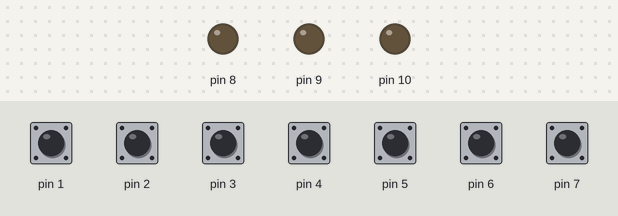
The sketch below on a simulated Arduino Uno, built with avr-gcc and run on an emulated ATmega328P. On the bench: output pins drawn as LEDs (lit = HIGH). The test bench sets the inputs (shaded band); at power-on: pin 1–7 HIGH.

Above: at 1.2 s.
1.3 s: pin 1 pulled LOW for 0.15 s
At 1.37 s:
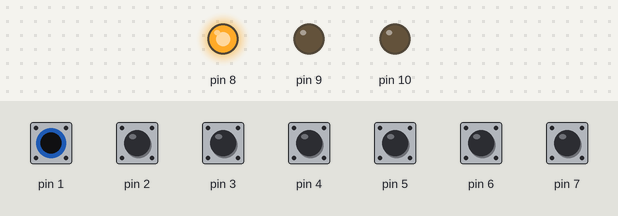
2.9 s: pin 2 pulled LOW for 0.15 s
At 2.97 s:
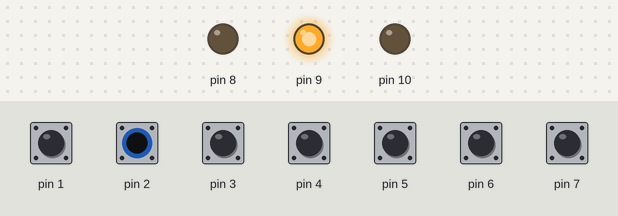
4.5 s: pin 3 pulled LOW for 0.15 s
At 4.57 s:
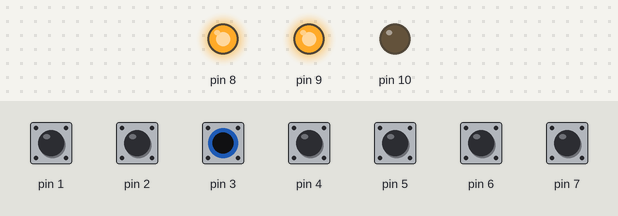
6.1 s: pin 4 pulled LOW for 0.15 s
At 6.17 s:
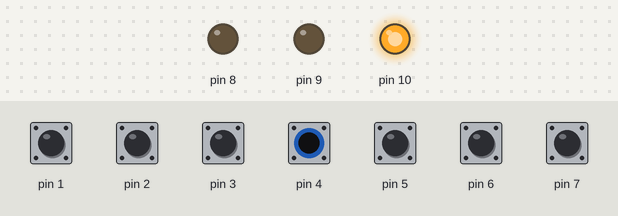
7.7 s: pin 5 pulled LOW for 0.15 s
At 7.77 s:
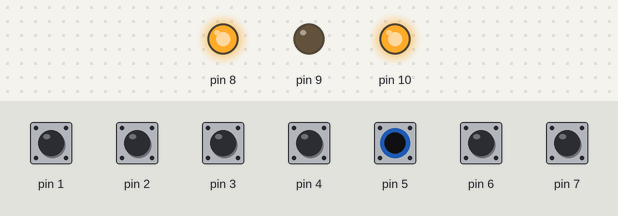
9.3 s: pin 6 pulled LOW for 0.15 s
At 9.37 s:
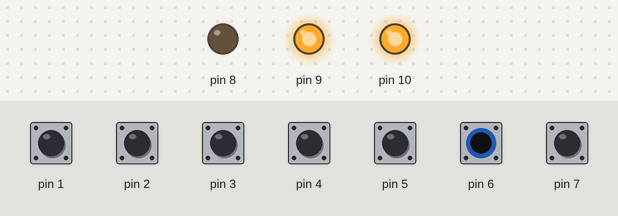
Timing chart, 0 to 11.9 s (numbered marks = the images above; inputs shaded):
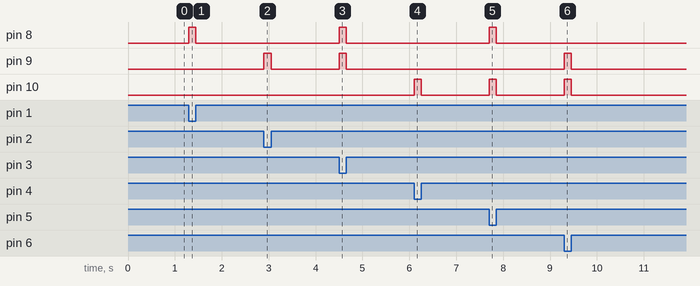

The sketch:

CODIFICADOR8A3NIVELBAJO.ino
```cpp
//Autor:Dario Jorge Iglesias
boolean NA0,NA1,NA2,NA3,NA4;//variables
boolean NA5,NA6,NA7,O0,O1,O2;//booleanas
void setup(){//CONFIG. I/O
 pinMode(1,INPUT_PULLUP);pinMode(2,INPUT_PULLUP);
 pinMode(3,INPUT_PULLUP);pinMode(4,INPUT_PULLUP);
 pinMode(5,INPUT_PULLUP);pinMode(6,INPUT_PULLUP);
 pinMode(7,INPUT_PULLUP);pinMode(8,OUTPUT);
 pinMode(9,OUTPUT);pinMode(10,OUTPUT);}
void loop(){
 NA1=digitalRead(1);//ciclo infinito
 NA2=digitalRead(2);NA3=digitalRead(3);
 NA4=digitalRead(4);NA5=digitalRead(5);
 NA6=digitalRead(6);NA7=digitalRead(7);
 O0=!NA1|!NA3|!NA5|!NA7;
 O1=!NA2|!NA3|!NA6|!NA7;
 O2=!NA4|!NA5|!NA6|!NA7;
 digitalWrite(8,O0);
 digitalWrite(9,O1);
 digitalWrite(10,O2);}
```

Measured:
- after the input at 1.3 s, pin 8: LOW → HIGH at once, → LOW 0.15 s later
- after the input at 2.9 s, pin 9: LOW → HIGH at once, → LOW 0.15 s later
- after the input at 4.5 s, pin 8, pin 9: LOW → HIGH at once, → LOW 0.15 s later
- after the input at 6.1 s, pin 10: LOW → HIGH at once, → LOW 0.15 s later
- after the input at 7.7 s, pin 8, pin 10: LOW → HIGH at once, → LOW 0.15 s later
- after the input at 9.3 s, pin 9, pin 10: LOW → HIGH at once, → LOW 0.15 s later
